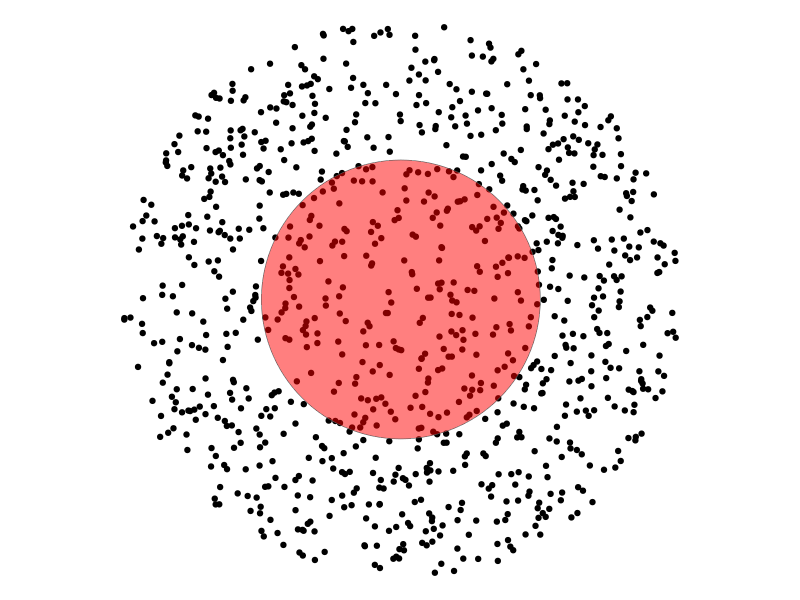
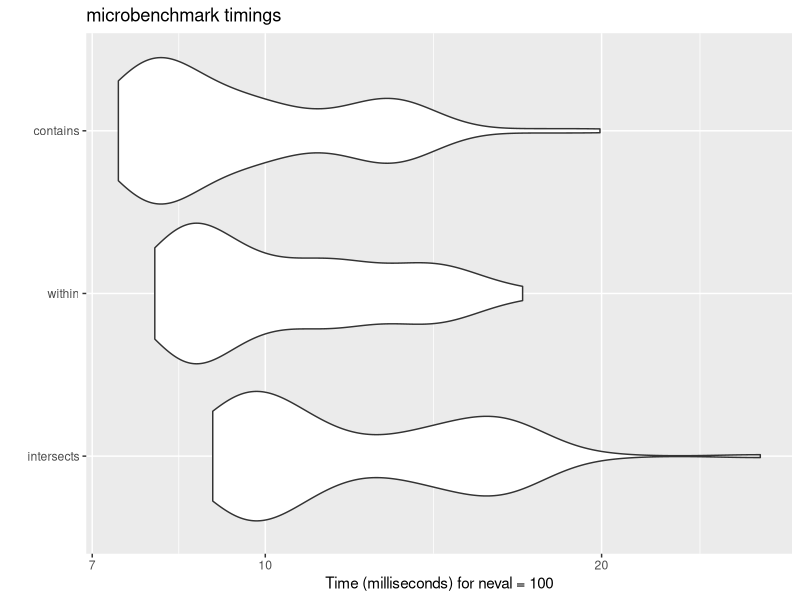
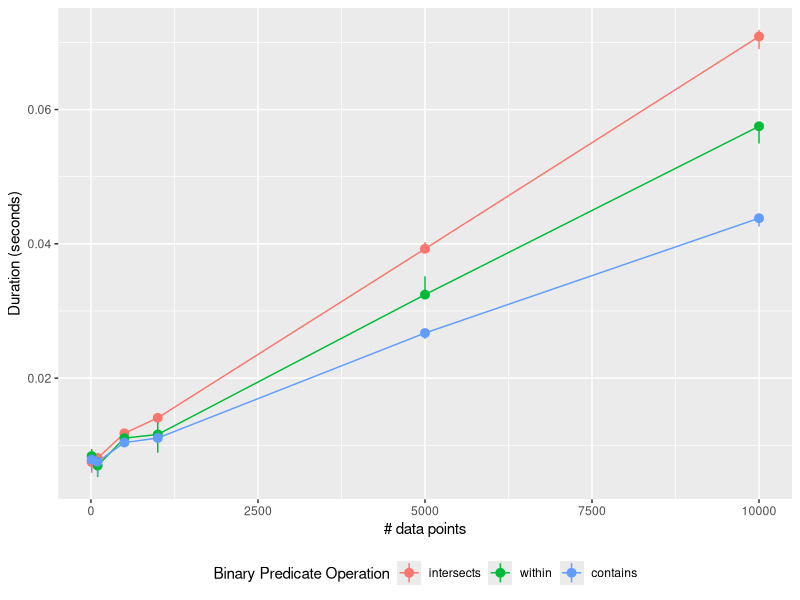

Reproduce these figures in R, in order.
## ---- chunk 1
knitr::opts_chunk$set(echo = TRUE)
## ---- chunk 2

library(sf)
library(tidyverse)
library(microbenchmark)
monte_generoso <- st_buffer(st_sfc(st_point(c(722758.81,87648.67)),crs = 21781),1000)

points <- st_sample(st_buffer(monte_generoso,1000),1000,what = "centers")

ggplot() + 
  geom_sf(data = points)+
  geom_sf(data = monte_generoso,fill = "red",alpha = 0.5) + 
  theme_void()

## ---- chunk 3
mbm  <- microbenchmark(
  intersects = st_intersects(monte_generoso,points),
  within = st_within(points,monte_generoso),
  contains = st_contains(monte_generoso,points),
  times = 100
)

## ---- chunk 4
autoplot(mbm)
## ---- chunk 5

ou <- map_dfr(c(10,100,500,1000,5000,10000),function(x){
  
  points <- st_sample(st_buffer(monte_generoso,1000),x,what = "centers")

  mbm  <- microbenchmark(
  intersects = st_intersects(monte_generoso,points),
  within = st_within(points,monte_generoso),
  contains = st_contains(monte_generoso,points),
  times = 10
  )
  as.data.frame(mbm) %>%
    mutate(n = x)
})

ou %>%
  mutate(time = time/1e9) %>%
  group_by(expr,n) %>%
  summarise(
    mean = mean(time),
    q25 = quantile(time,0.25),
    q75 = quantile(time,0.75)
  ) %>%
ggplot(aes(n,mean, colour = expr)) +
  geom_line() +
  geom_pointrange(aes(ymin = q25,ymax = q75)) +
  labs(x = "# data points",y = "Duration (seconds)", colour = "Binary Predicate Operation") +
  theme(legend.position = "bottom")
